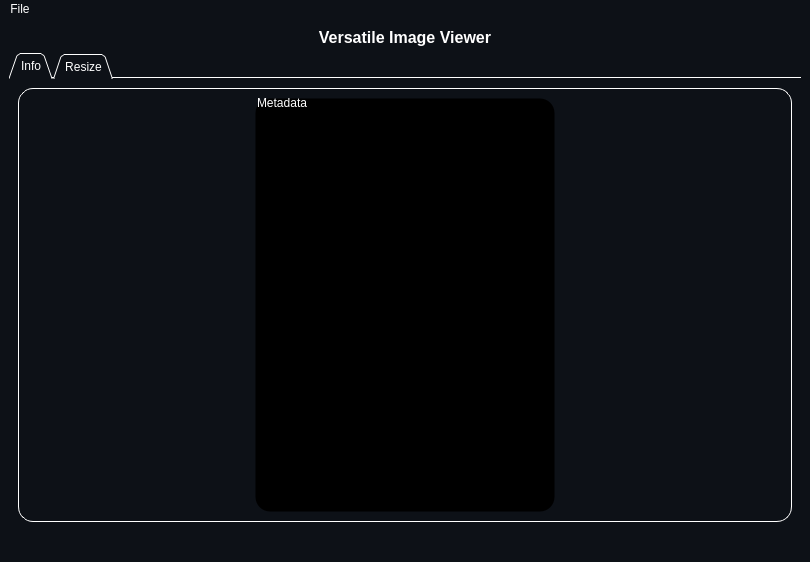
<?xml version="1.0" encoding="UTF-8"?>
<ui version="4.0">
 <class>MainWindow</class>
 <widget class="QMainWindow" name="MainWindow">
  <property name="geometry">
   <rect>
    <x>0</x>
    <y>0</y>
    <width>810</width>
    <height>562</height>
   </rect>
  </property>
  <property name="windowTitle">
   <string>MainWindow</string>
  </property>
  <property name="styleSheet">
   <string notr="true">color: rgb(255, 255, 255);
background-color: rgb(13, 17, 23);</string>
  </property>
  <widget class="QWidget" name="centralwidget">
   <layout class="QGridLayout" name="gridLayout">
    <item row="0" column="0">
     <widget class="QLabel" name="label">
      <property name="maximumSize">
       <size>
        <width>16777215</width>
        <height>30</height>
       </size>
      </property>
      <property name="text">
       <string>&lt;html&gt;&lt;head/&gt;&lt;body&gt;&lt;p align=&quot;center&quot;&gt;&lt;span style=&quot; font-size:12pt; font-weight:600;&quot;&gt;Versatile Image Viewer&lt;/span&gt;&lt;/p&gt;&lt;/body&gt;&lt;/html&gt;</string>
      </property>
     </widget>
    </item>
    <item row="1" column="0">
     <widget class="QTabWidget" name="tabWidget">
      <property name="tabShape">
       <enum>QTabWidget::Triangular</enum>
      </property>
      <property name="currentIndex">
       <number>0</number>
      </property>
      <property name="documentMode">
       <bool>true</bool>
      </property>
      <property name="movable">
       <bool>true</bool>
      </property>
      <property name="tabBarAutoHide">
       <bool>false</bool>
      </property>
      <widget class="QWidget" name="tab">
       <attribute name="title">
        <string>Info</string>
       </attribute>
       <layout class="QVBoxLayout" name="verticalLayout_3">
        <item>
         <widget class="QGroupBox" name="main_groupBox">
          <property name="styleSheet">
           <string notr="true">QGroupBox {
background-color: rgb(13, 17, 23);
border: 1.2px solid #ffffff;
border-style: outset;
border-radius: 15px;
}
QGroupBox::title  {
    subcontrol-origin: margin;
    subcontrol-position: top left;
    padding: -5px 0px 0px 0px;
    color: rgb(255, 255, 255);
}</string>
          </property>
          <property name="title">
           <string/>
          </property>
          <layout class="QGridLayout" name="gridLayout_2">
           <item row="0" column="0">
            <layout class="QHBoxLayout" name="horizontalLayout_8">
             <item>
              <widget class="QGroupBox" name="metadata_groupBox">
               <property name="minimumSize">
                <size>
                 <width>200</width>
                 <height>200</height>
                </size>
               </property>
               <property name="maximumSize">
                <size>
                 <width>300</width>
                 <height>16777215</height>
                </size>
               </property>
               <property name="styleSheet">
                <string notr="true">background-color: black;
border-color: transparent;</string>
               </property>
               <property name="title">
                <string>Metadata</string>
               </property>
               <layout class="QVBoxLayout" name="verticalLayout_2">
                <item>
                 <layout class="QVBoxLayout" name="verticalLayout">
                  <item>
                   <spacer name="horizontalSpacer_2">
                    <property name="orientation">
                     <enum>Qt::Horizontal</enum>
                    </property>
                    <property name="sizeHint" stdset="0">
                     <size>
                      <width>40</width>
                      <height>20</height>
                     </size>
                    </property>
                   </spacer>
                  </item>
                  <item>
                   <layout class="QVBoxLayout" name="metadata_layout"/>
                  </item>
                  <item>
                   <spacer name="verticalSpacer">
                    <property name="orientation">
                     <enum>Qt::Vertical</enum>
                    </property>
                    <property name="sizeHint" stdset="0">
                     <size>
                      <width>20</width>
                      <height>40</height>
                     </size>
                    </property>
                   </spacer>
                  </item>
                 </layout>
                </item>
               </layout>
              </widget>
             </item>
             <item>
              <layout class="QVBoxLayout" name="image_box">
               <property name="spacing">
                <number>10</number>
               </property>
              </layout>
             </item>
            </layout>
           </item>
           <item row="3" column="0">
            <layout class="QHBoxLayout" name="horizontalLayout"/>
           </item>
          </layout>
         </widget>
        </item>
       </layout>
      </widget>
      <widget class="QWidget" name="tab_2">
       <attribute name="title">
        <string>Resize</string>
       </attribute>
       <layout class="QGridLayout" name="gridLayout_3">
        <item row="0" column="0">
         <layout class="QHBoxLayout" name="horizontalLayout_3">
          <property name="spacing">
           <number>0</number>
          </property>
          <item>
           <widget class="QSlider" name="size_slider">
            <property name="maximumSize">
             <size>
              <width>200</width>
              <height>16777215</height>
             </size>
            </property>
            <property name="styleSheet">
             <string notr="true">QSlider{
    background-color: transparent;
}

QSlider::handle {
    background-color: qradialgradient(
        cx: 0.7, cy: 1.4, fx: 0.7, fy: 1.4,
        radius: 1, stop: 0 #fff, stop: 1 #424242
        );
	border-radius: 2px;
    height: 40px;
    width: 40px;
    margin: -15px 0px;
    }

QSlider::handle::hover{
	border: inset;
	 background-color: qradialgradient(
        cx: 0.7, cy: 1.4, fx: 0.7, fy: 1.4,
        radius: 1, stop: 0 #bbb, stop: 1 #000
        );}</string>
            </property>
            <property name="minimum">
             <number>1</number>
            </property>
            <property name="maximum">
             <number>160</number>
            </property>
            <property name="sliderPosition">
             <number>10</number>
            </property>
            <property name="orientation">
             <enum>Qt::Horizontal</enum>
            </property>
           </widget>
          </item>
          <item>
           <widget class="QLCDNumber" name="size_lcd">
            <property name="maximumSize">
             <size>
              <width>16777215</width>
              <height>24</height>
             </size>
            </property>
            <property name="intValue" stdset="0">
             <number>1</number>
            </property>
           </widget>
          </item>
          <item>
           <widget class="QLabel" name="label_2">
            <property name="maximumSize">
             <size>
              <width>16777215</width>
              <height>20</height>
             </size>
            </property>
            <property name="text">
             <string>&lt;html&gt;&lt;head/&gt;&lt;body&gt;&lt;p&gt;&lt;span style=&quot; font-size:12pt; font-weight:600;&quot;&gt;x&lt;/span&gt;&lt;/p&gt;&lt;/body&gt;&lt;/html&gt;</string>
            </property>
           </widget>
          </item>
          <item>
           <spacer name="horizontalSpacer">
            <property name="orientation">
             <enum>Qt::Horizontal</enum>
            </property>
            <property name="sizeHint" stdset="0">
             <size>
              <width>40</width>
              <height>20</height>
             </size>
            </property>
           </spacer>
          </item>
          <item>
           <widget class="QLabel" name="original_label">
            <property name="maximumSize">
             <size>
              <width>16777215</width>
              <height>20</height>
             </size>
            </property>
            <property name="text">
             <string/>
            </property>
           </widget>
          </item>
          <item>
           <widget class="QLabel" name="resized_label">
            <property name="maximumSize">
             <size>
              <width>16777215</width>
              <height>20</height>
             </size>
            </property>
            <property name="text">
             <string/>
            </property>
           </widget>
          </item>
         </layout>
        </item>
        <item row="1" column="0">
         <widget class="QGroupBox" name="main_groupBox_2">
          <property name="styleSheet">
           <string notr="true">QGroupBox {
background-color: rgb(13, 17, 23);
border: 1.2px solid #ffffff;
border-style: outset;
border-radius: 15px;
}
QGroupBox::title  {
    subcontrol-origin: margin;
    subcontrol-position: top left;
    padding: -5px 0px 0px 0px;
    color: rgb(255, 255, 255);
}</string>
          </property>
          <property name="title">
           <string/>
          </property>
          <layout class="QHBoxLayout" name="horizontalLayout_2">
           <item>
            <widget class="QGroupBox" name="groupBox_4">
             <property name="minimumSize">
              <size>
               <width>0</width>
               <height>250</height>
              </size>
             </property>
             <property name="title">
              <string>Nearest Neighbor</string>
             </property>
             <layout class="QVBoxLayout" name="verticalLayout_8">
              <item>
               <layout class="QVBoxLayout" name="nearest_neighbor_box"/>
              </item>
             </layout>
            </widget>
           </item>
           <item>
            <widget class="QGroupBox" name="groupBox_3">
             <property name="minimumSize">
              <size>
               <width>0</width>
               <height>250</height>
              </size>
             </property>
             <property name="title">
              <string>Bilinear</string>
             </property>
             <layout class="QVBoxLayout" name="verticalLayout_7">
              <item>
               <layout class="QVBoxLayout" name="bilinear_box"/>
              </item>
             </layout>
            </widget>
           </item>
          </layout>
         </widget>
        </item>
       </layout>
      </widget>
     </widget>
    </item>
   </layout>
  </widget>
  <widget class="QMenuBar" name="menubar">
   <property name="geometry">
    <rect>
     <x>0</x>
     <y>0</y>
     <width>810</width>
     <height>21</height>
    </rect>
   </property>
   <widget class="QMenu" name="menuFile">
    <property name="title">
     <string>File</string>
    </property>
    <addaction name="actionOpen"/>
   </widget>
   <addaction name="menuFile"/>
  </widget>
  <widget class="QStatusBar" name="statusbar"/>
  <action name="actionOpen">
   <property name="icon">
    <iconset>
     <normaloff>icons/Open-256.png</normaloff>icons/Open-256.png</iconset>
   </property>
   <property name="text">
    <string>Open</string>
   </property>
  </action>
 </widget>
 <resources>
  <include location="icons/resources.qrc"/>
 </resources>
 <connections/>
</ui>
